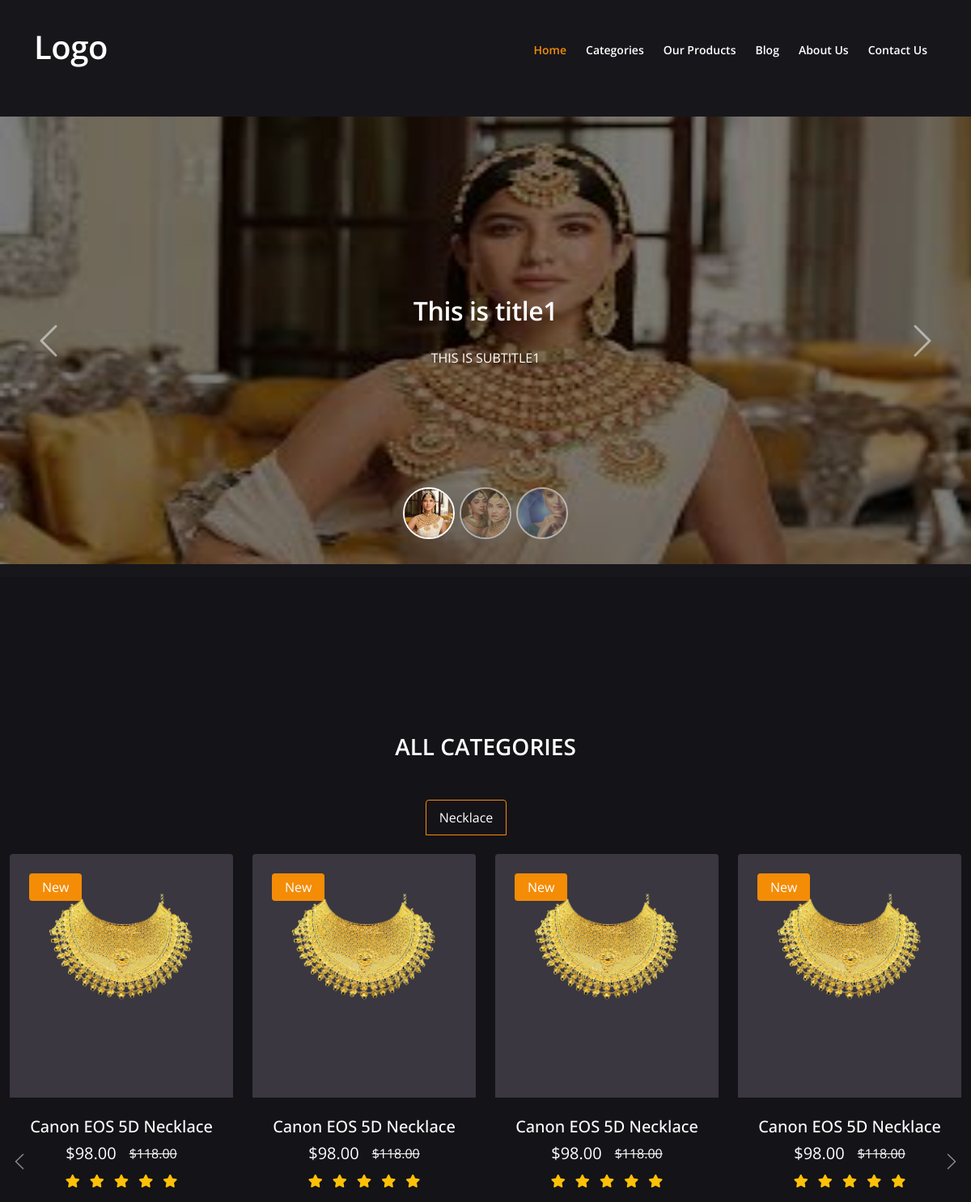
Before: / (upper part) with the older database file.
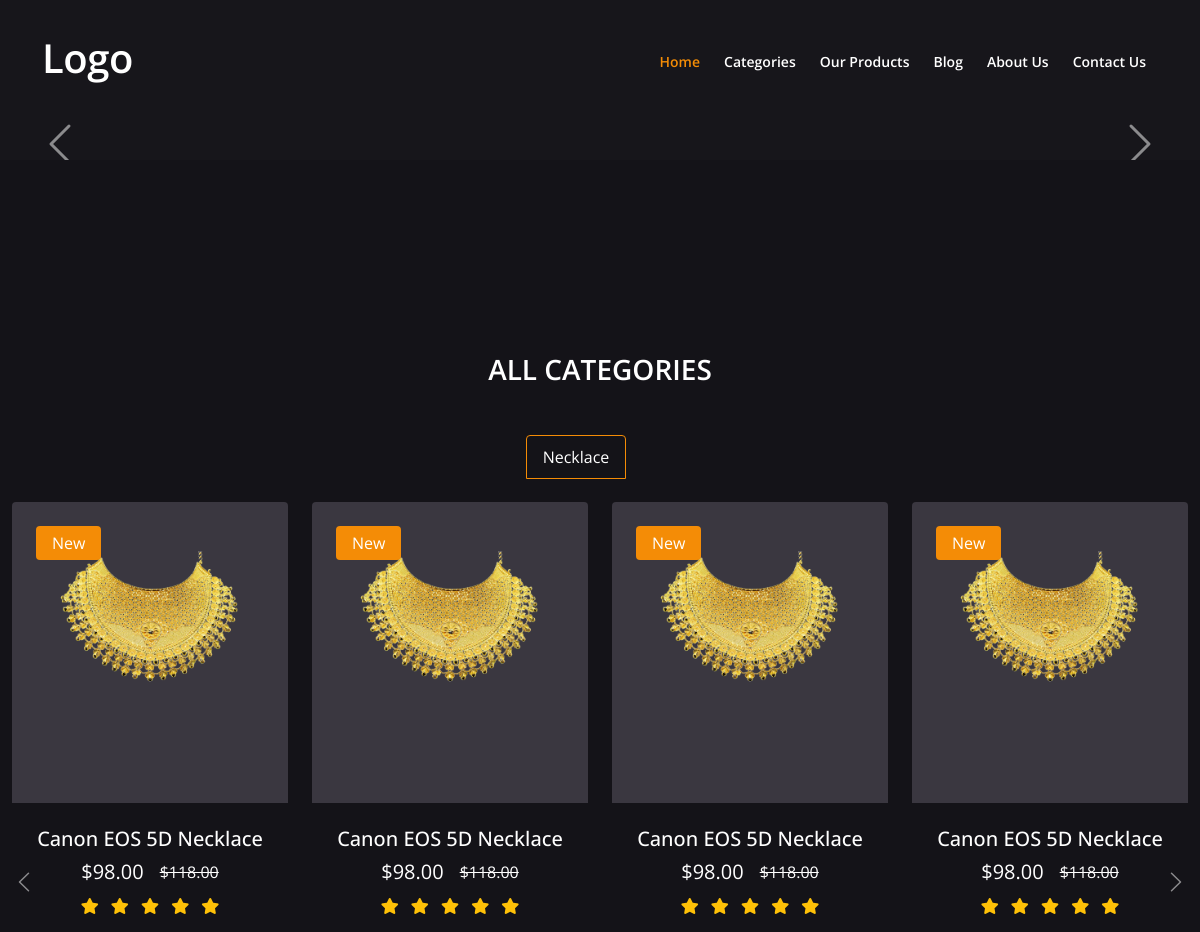
After: the same page with the newer database file.
### jewellery_app/models.py (models this page shows, shortened)
class Slider(models.Model):
    id = models.AutoField(primary_key=True)
    title = models.CharField(max_length=200, null=True, blank=True)
    subtitle = models.CharField(max_length=200, null=True, blank=True)
    img = models.ImageField(upload_to='slider/', null=True, blank=True)
    created_date = models.DateTimeField(default=timezone.now)
    published_date = models.DateTimeField(blank=True, null=True)

### jewellery_app/views.py (the view)
# urls.py: path('', views.index, name='index'),
def index(request):
    sliders = Slider.objects.filter(
        published_date__lte=timezone.now()).order_by('published_date')
    return render(request, 'index.html', {'sliders': sliders})

### jewellery_app/templates/index.html (shortened to what this page needs)
{% extends 'base.html' %}
{% load static %}
{% block content %}
  <header id="header" class="header">
    <div id="header-carousel" class="carousel slide" data-bs-ride="carousel">
      <ol class="carousel-indicators">
        {% for var in sliders %}
        <li data-bs-target="#header-carousel" data-bs-slide-to="{{ forloop.counter0 }}" {% if forloop.first %}class="active"{% endif %} aria-label="Slide {{var.id}}">
          <img class="img-fluid" src="{{ var.img.url }}" alt="Image">
        </li>
        {% endfor %}
      </ol>
      <div class="carousel-inner">
        {% for var in sliders %}
        <div class="carousel-item {% if forloop.first %}active{% endif %}">
          <img class="" width="1349" height="553" src="{{ var.img.url }}" alt="Image">
          <div class="carousel-caption">
            <div class="p-3" style="max-width: 900px;">
              <h2 class=" text-white mb-4  zoomIn">{{ var.title }}</h2>
              <p class="text-white text-uppercase mb-4  zoomIn"> {{ var.subtitle }} </p>
            </div>
          </div>
        </div>
        {% endfor %}
      </div>
      <button class="carousel-control-prev" type="button" data-bs-target="#header-carousel" data-bs-slide="prev">
        <span class="carousel-control-prev-icon" aria-hidden="true"></span>
      </button>
      <button class="carousel-control-next" type="button" data-bs-target="#header-carousel" data-bs-slide="next">
        <span class="carousel-control-next-icon" aria-hidden="true"></span>
      </button>
    </div>
  </header>
  <section class="py-0 pb-6  donate bg-dark" id="collections" data-parallax="scroll"
    data-image-src="images/Image 2.png">
    <div id="features" class="cards-1 ">
      <div class="container-xxl mb-5">
        <div class="row h-100">
          <div class="col-lg-12 py-lg-5">
            <h5 class="fs-3 fs-lg-5 lh-sm mb-0 text-white text-center text-uppercase">All Categories</h5>
          </div>
          <div class="col-12">
            <nav>
              <div class="nav nav-tabs watch-tabs mb-4 justify-content-center" id="nav-tab" role="tablist">
                  <button class="nav-link active me-lg-5" id="nav-latest-tab" data-bs-toggle="tab" data-bs-target="#nav-latest" type="button" role="tab" aria-controls="nav-latest" aria-selected="true">Necklace </button>
              </div>
            </nav>
            <div class="tab-content" id="nav-tabContent">
              <div class="tab-pane fade active show" id="nav-latest" role="tabpanel" aria-labelledby="nav-latest-tab">
                <div class="carousel slide" id="carouselLatest" data-bs-ride="carousel">
                  <div class="carousel-inner">
                    <div class="carousel-item active" data-bs-interval="10000">
                      <div class="row h-100 align-items-center">
                        <div class="col-sm-6 col-md-3 mb-3 mb-md-0">
                          <div class="property-item rounded overflow-hidden">
                            <div class="position-relative overflow-hidde" style="background-color: #3A3740;">
                              <a href="product.html"><img class="img-fluid w-100"
                                  src="{% static 'images/neckles.png' %}" alt=""></a>
                              <div class="bg-primary rounded text-white position-absolute start-0 top-0 m-4 py-1 px-3">
                                New</div>
                            </div>
                            <div class="p-4 pb-0 text-center">
                              <a class="d-block text-decoration-none text-white h5 mb-2" href="">Canon EOS 5D
                                Necklace</a>
                              <div class="d-flex  justify-content-center">
                                <h5 class="text-white fw-normal me-3">$98.00 </h5><del class="text-white">$118.00</del>
                              </div>
                              <div class="star-rating">
                                <ul class="list-inline">
                                  <li class="list-inline-item">
                                    <i class="fa fa-star text-warning"></i>
                                  </li>
                                  <li class="list-inline-item">
                                    <i class="fa fa-star text-warning"></i>
                                  </li>
                                  <li class="list-inline-item">
                                    <i class="fa fa-star text-warning"></i>
                                  </li>
                                  <li class="list-inline-item">
                                    <i class="fa fa-star text-warning"></i>
                                  </li>
                                  <li class="list-inline-item">
                                    <i class="fa fa-star text-warning"></i>
                                  </li>
                                </ul>
                              </div>
                            </div>
                          </div>
                        </div>
                        <div class="col-sm-6 col-md-3 mb-3 mb-md-0">
                          <div class="property-item rounded overflow-hidden">
                            <div class="position-relative overflow-hidde" style="background-color: #3A3740;">
                              <a href="product.html"><img class="img-fluid w-100"
                                  src="{% static 'images/neckles.png' %}" alt=""></a>
                              <div class="bg-primary rounded text-white position-absolute start-0 top-0 m-4 py-1 px-3">
                                New</div>
                            </div>
                            <div class="p-4 pb-0 text-center">
                              <a class="d-block text-decoration-none text-white h5 mb-2" href="">Canon EOS 5D
                                Necklace</a>
                              <div class="d-flex  justify-content-center">
                                <h5 class="text-white fw-normal me-3">$98.00 </h5><del class="text-white">$118.00</del>
                              </div>
                              <div class="star-rating">
                                <ul class="list-inline">
                                  <li class="list-inline-item">
                                    <i class="fa fa-star text-warning"></i>
                                  </li>
                                  <li class="list-inline-item">
                                    <i class="fa fa-star text-warning"></i>
                                  </li>
                                  <li class="list-inline-item">
                                    <i class="fa fa-star text-warning"></i>
                                  </li>
                                  <li class="list-inline-item">
                                    <i class="fa fa-star text-warning"></i>
                                  </li>
                                  <li class="list-inline-item">
                                    <i class="fa fa-star text-warning"></i>
                                  </li>
                                </ul>
                              </div>
                            </div>
                          </div>
                        </div>
                        <div class="col-sm-6 col-md-3 mb-3 mb-md-0">
                          <div class="property-item rounded overflow-hidden">
                            <div class="position-relative overflow-hidde" style="background-color: #3A3740;">
                              <a href="product.html"><img class="img-fluid w-100"
                                  src="{% static 'images/neckles.png' %}" alt=""></a>
                              <div class="bg-primary rounded text-white position-absolute start-0 top-0 m-4 py-1 px-3">
                                New</div>
                            </div>
                            <div class="p-4 pb-0 text-center">
                              <a class="d-block text-decoration-none text-white h5 mb-2" href="">Canon EOS 5D
                                Necklace</a>
                              <div class="d-flex  justify-content-center">
                                <h5 class="text-white fw-normal me-3">$98.00 </h5><del class="text-white">$118.00</del>
                              </div>
                              <div class="star-rating">
                                <ul class="list-inline">
                                  <li class="list-inline-item">
                                    <i class="fa fa-star text-warning"></i>
                                  </li>
                                  <li class="list-inline-item">
                                    <i class="fa fa-star text-warning"></i>
                                  </li>
                                  <li class="list-inline-item">
                                    <i class="fa fa-star text-warning"></i>
                                  </li>
                                  <li class="list-inline-item">
                                    <i class="fa fa-star text-warning"></i>
                                  </li>
                                  <li class="list-inline-item">
                                    <i class="fa fa-star text-warning"></i>
                                  </li>
                                </ul>
                              </div>
                            </div>
                          </div>
                        </div>
                        <div class="col-sm-6 col-md-3 mb-3 mb-md-0">
                          <div class="property-item rounded overflow-hidden">
                            <div class="position-relative overflow-hidde" style="background-color: #3A3740;">
                              <a href="product.html"><img class="img-fluid w-100"
                                  src="{% static 'images/neckles.png' %}" alt=""></a>
                              <div class="bg-primary rounded text-white position-absolute start-0 top-0 m-4 py-1 px-3">
                                New</div>
                            </div>
                            <div class="p-4 pb-0 text-center">
                              <a class="d-block text-decoration-none text-white h5 mb-2" href="">Canon EOS 5D
                                Necklace</a>
                              <div class="d-flex  justify-content-center">
                                <h5 class="text-white fw-normal me-3">$98.00 </h5><del class="text-white">$118.00</del>
                              </div>
                              <div class="star-rating">
                                <ul class="list-inline">
                                  <li class="list-inline-item">
                                    <i class="fa fa-star text-warning"></i>
                                  </li>
                                  <li class="list-inline-item">
                                    <i class="fa fa-star text-warning"></i>
                                  </li>
                                  <li class="list-inline-item">
                                    <i class="fa fa-star text-warning"></i>
                                  </li>
                                  <li class="list-inline-item">
                                    <i class="fa fa-star text-warning"></i>
                                  </li>
                                  <li class="list-inline-item">
                                    <i class="fa fa-star text-warning"></i>
                                  </li>
                                </ul>
                              </div>
                            </div>
                          </div>
                        </div>
                      </div>
                    </div>
                    <div class="row"><button class="carousel-control-prev" type="button"
                        data-bs-target="#carouselLatest" data-bs-slide="prev"><span class="carousel-control-prev-icon"
                          aria-hidden="true"></span><span class="visually-hidden">Previous</span></button><button
                        class="carousel-control-next" type="button" data-bs-target="#carouselLatest"
                        data-bs-slide="next"><span class="carousel-control-next-icon" aria-hidden="true"></span></button></div>
                  </div>
                </div>
              </div>
            </div>
          </div>
        </div>
      </div>
  </section>
{% endblock content %}

### jewellery_app/templates/base.html (shortened to what this page needs)
{% load static %}
<!DOCTYPE html>
<html lang="en">
<head>
  <link rel="stylesheet" href="{% static 'css/bootstrap.min.css' %}">
  <link rel="stylesheet" href="{% static 'css/fontawesome-all.min.css' %}">
  <link rel="stylesheet" href="{% static 'css/swiper.css' %}">
  <link rel="stylesheet" href="{% static 'css/styles.css' %}">
</head>
<body data-bs-spy="scroll" data-bs-target="#navbarExample">
  <nav id="navbarExample" class="navbar navbar-expand-lg fixed-top navbar-light" aria-label="Main navigation">
    <div class="container">
      <a class="navbar-brand logo-image" href="index.html">
        <h1>Logo</h1>
      </a>
      <div class="navbar-collapse offcanvas-collapse" id="navbarsExampleDefault">
        <ul class="navbar-nav ms-auto navbar-nav-scroll">
          <li class="nav-item">
            <a class="nav-link active" aria-current="page" href="#header">Home</a>
          </li>
          <li class="nav-item">
            <a class="nav-link" href="#features">Categories</a>
          </li>
          <li class="nav-item">
            <a class="nav-link" href="#details">Our Products</a>
          </li>
          <li class="nav-item">
            <a class="nav-link" href="#blog">Blog</a>
          </li>
          <li class="nav-item">
            <a class="nav-link" href="#about">About Us</a>
          </li>
          <li class="nav-item">
            <a class="nav-link" href="#contat">Contact Us</a>
          </li>
        </ul>
      </div>
    </div>
  </nav>
  {% block content %}
  {% endblock %}
</body>
</html>

Changed rows visible on the page:
removed Slider: img (picture), title "This is title1", subtitle "THIS IS SUBTITLE1"
removed Slider: img (picture), shown under "Logo"
removed Slider: img (picture), shown under "Logo"
